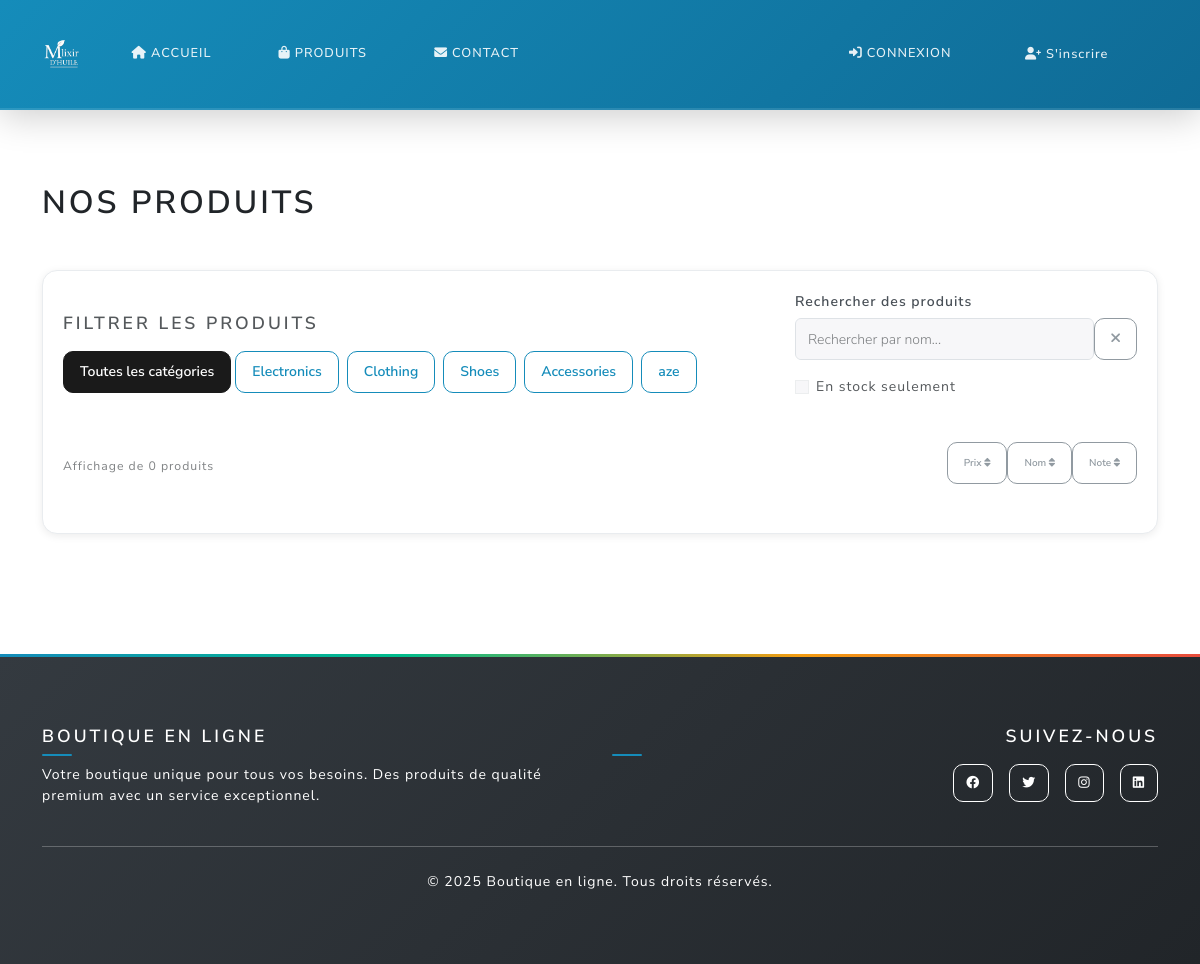
Before: /products?page=2 with the older database file.
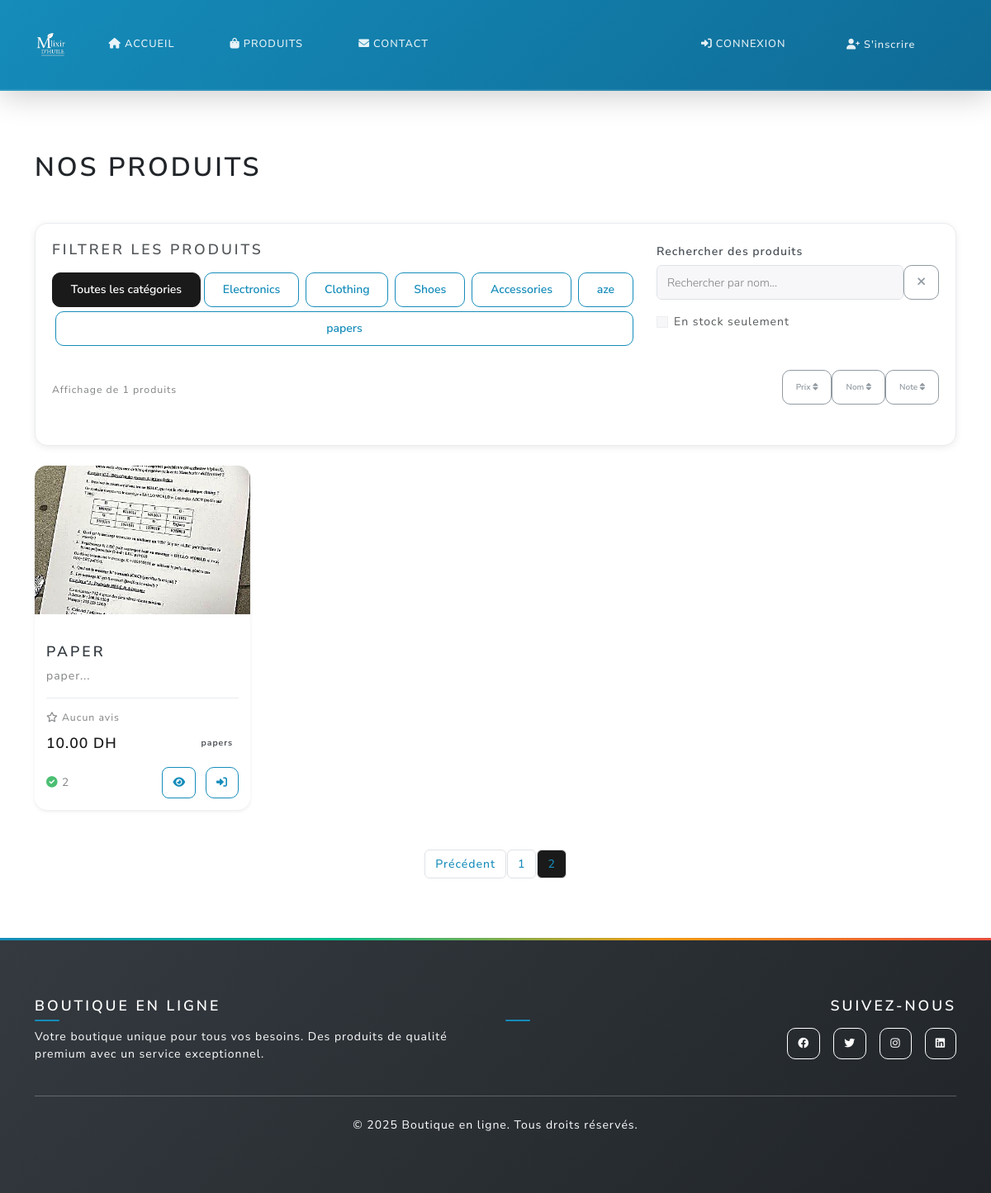
After: the same page with the newer database file.
### main.py (models this page shows)
class Product(db.Model):
    id = db.Column(db.Integer, primary_key=True)
    name = db.Column(db.String(100), nullable=False)
    description = db.Column(db.Text, nullable=False)
    price = db.Column(db.Float, nullable=False)
    image_url = db.Column(db.String(200), default='https://via.placeholder.com/300x200')
    stock = db.Column(db.Integer, default=0)
    category = db.Column(db.String(50), nullable=False)

### main.py (the view)
@app.route('/products')
def products():
    page = request.args.get('page', 1, type=int)
    category = request.args.get('category', '')
    query = Product.query
    if category:
        query = query.filter_by(category=category)
    products = query.paginate(page=page, per_page=12, error_out=False)
    categories = db.session.query(Product.category.distinct()).all()
    return render_template('products.html', products=products, categories=categories)

### templates/products.html (shortened to what this page needs)
{% extends "base.html" %}
{% block content %}
<div style="padding-top: 80px;"></div>
<div style="padding-top: 80px;"></div>
<div class="container py-4">
  <div class="row">
    <div class="col-12">
      <h1 class="mb-4">Nos produits</h1>
    </div>
  </div>
  <div class="row mb-4">
    <div class="col-12">
      <div class="card">
        <div class="card-body">
          <div class="row align-items-center">
            <div class="col-md-8">
              <h5 class="card-title mb-3">Filtrer les produits</h5>
              <div class="btn-group flex-wrap" role="group" id="categoryFilters">
                <button type="button" class="btn btn-outline-primary active" data-category="all">
                  Toutes les catégories
                </button>
                {% for category in categories %}
                <button type="button" class="btn btn-outline-primary mx-1" data-category="{{ category[0] }}">
                  {{ category[0] }}
                </button>
                {% endfor %}
              </div>
            </div>
            <div class="col-md-4">
              <div class="mb-3">
                <label for="searchInput" class="form-label">Rechercher des produits</label>
                <div class="input-group">
                  <input type="text" class="form-control" id="searchInput" placeholder="Rechercher par nom...">
                  <button class="btn btn-outline-secondary" type="button" onclick="clearSearch()">
                    <i class="fas fa-times"></i>
                  </button>
                </div>
              </div>
              <div class="form-check">
                <input class="form-check-input" type="checkbox" id="inStockOnly">
                <label class="form-check-label" for="inStockOnly">
                  En stock seulement
                </label>
              </div>
            </div>
          </div>
          <div class="row mt-3">
            <div class="col-12">
              <div class="d-flex justify-content-between align-items-center">
                <small class="text-muted" id="resultsCount">
                </small>
                <div class="btn-group btn-group-sm" role="group">
                  <button type="button" class="btn btn-outline-secondary" id="sortPrice" data-sort="price-asc">
                    Prix <i class="fas fa-sort"></i>
                  </button>
                  <button type="button" class="btn btn-outline-secondary" id="sortName" data-sort="name-asc">
                    Nom <i class="fas fa-sort"></i>
                  </button>
                  <button type="button" class="btn btn-outline-secondary" id="sortRating" data-sort="rating-desc">
                    Note <i class="fas fa-sort"></i>
                  </button>
                </div>
              </div>
            </div>
          </div>
        </div>
      </div>
    </div>
  </div>
  <div class="row" id="productsGrid">
    {% for product in products.items %}
    {% set review_stats = get_product_review_stats(product.id) %}
    <div class="col-lg-3 col-md-6 mb-4 product-item"
         data-category="{{ product.category }}"
         data-name="{{ product.name|lower }}"
         data-price="{{ product.price }}"
         data-stock="{{ product.stock }}"
         data-rating="{{ review_stats.avg_rating }}">
      <div class="card h-100 shadow-sm product-card"
           onclick="event.preventDefault(); event.stopPropagation(); navigateToProduct('{{ url_for('product_detail', product_id=product.id) }}')">
        <div class="card-img-container">
          <img src="{{ product.image_url }}"
               class="card-img-top"
               alt="{{ product.name }}"
               loading="lazy" />
        </div>
        <div class="card-body d-flex flex-column">
          <h6 class="card-title text-dark fw-bold mb-2">{{ product.name }}</h6>
          <p class="card-text text-muted small flex-grow-1 mb-3">{{ product.description[:80] }}...</p>
          {% if review_stats.count > 0 %}
          <div class="product-reviews mb-2">
            <div class="d-flex align-items-center gap-2">
              <div class="stars-small">
                {% for i in range(1, 6) %}
                  {% if i <= review_stats.avg_rating %}
                    <i class="fas fa-star text-warning"></i>
                  {% elif i - 0.5 <= review_stats.avg_rating %}
                    <i class="fas fa-star-half-alt text-warning"></i>
                  {% else %}
                    <i class="far fa-star text-muted"></i>
                  {% endif %}
                {% endfor %}
              </div>
              <small class="text-muted">
                <strong>{{ review_stats.avg_rating }}</strong>
                ({{ review_stats.count }} avis)
              </small>
            </div>
          </div>
          {% else %}
          <div class="product-reviews mb-2">
            <small class="text-muted">
              <i class="far fa-star text-muted"></i> Aucun avis
            </small>
          </div>
          {% endif %}
          <div class="mt-auto">
            <div class="d-flex justify-content-between align-items-center mb-3">
              <span class="fw-bold text-primary fs-5">{{ "%.2f"|format(product.price) }} DH</span>
              <span class="badge bg-secondary">{{ product.category }}</span>
            </div>
            <div class="d-flex justify-content-between align-items-center">
              <small class="text-muted stock-info">
                {% if product.stock > 0 %}
                  <i class="fas fa-check-circle text-success"></i> {{ product.stock }}
                {% else %}
                  <i class="fas fa-times-circle text-danger"></i> Rupture
                {% endif %}
              </small>
              <div class="action-buttons">
                <button class="btn btn-outline-primary btn-sm me-2 btn-details"
                        onclick="event.stopPropagation(); navigateToProduct('{{ url_for('product_detail', product_id=product.id) }}');">
                  <i class="fas fa-eye"></i>
                </button>
                {% if current_user.is_authenticated and product.stock > 0 %}
                <a href="{{ url_for('add_to_cart', product_id=product.id) }}"
                   class="btn btn-primary btn-sm btn-add-cart"
                   onclick="event.stopPropagation();">
                  <i class="fas fa-cart-plus"></i>
                </a>
                {% elif product.stock == 0 %}
                <button class="btn btn-secondary btn-sm" disabled onclick="event.stopPropagation();">
                  <i class="fas fa-times"></i>
                </button>
                {% else %}
                <a href="{{ url_for('login') }}" class="btn btn-outline-primary btn-sm"
                   onclick="event.stopPropagation();">
                  <i class="fas fa-sign-in-alt"></i>
                </a>
                {% endif %}
              </div>
            </div>
          </div>
        </div>
      </div>
    </div>
    {% endfor %}
  </div>
  {% if products.pages > 1 %}
  <nav aria-label="Pagination des produits">
    <ul class="pagination justify-content-center">
      {% if products.has_prev %}
      <li class="page-item">
        <a class="page-link" href="{{ url_for('products', page=products.prev_num, category=request.args.get('category')) }}">
          Précédent
        </a>
      </li>
      {% endif %}
      {% for page_num in products.iter_pages() %}
        {% if page_num %}
          {% if page_num != products.page %}
          <li class="page-item">
            <a class="page-link" href="{{ url_for('products', page=page_num, category=request.args.get('category')) }}">
              {{ page_num }}
            </a>
          </li>
          {% else %}
          <li class="page-item active">
            <span class="page-link">{{ page_num }}</span>
          </li>
          {% endif %}
        {% else %}
        <li class="page-item disabled">
          <span class="page-link">...</span>
        </li>
        {% endif %}
      {% endfor %}
    </ul>
  </nav>
  {% endif %}
</div>
{% endblock %}

### templates/base.html (shortened to what this page needs)
<!DOCTYPE html>
<html lang="fr">
  <head>
    <link
      href="https://cdn.jsdelivr.net/npm/bootswatch@5.3.2/dist/lux/bootstrap.min.css"
      rel="stylesheet"
    />
    <link
      href="https://cdnjs.cloudflare.com/ajax/libs/font-awesome/6.0.0/css/all.min.css"
      rel="stylesheet"
    />
    <link
      href="{{ url_for('static', filename='css/style.css') }}"
      rel="stylesheet"
    />
  </head>
  <body>
    <nav class="navbar navbar-expand-lg navbar-dark {% if request.endpoint in ['home', 'contact'] %}navbar-transparent{% else %}navbar-solid{% endif %}" id="mainNavbar">
      <div class="container">
        <a class="navbar-brand d-flex align-items-center fw-bold" href="{{ url_for('home') }}">
          <img src="{{ url_for('static', filename='img/image1.png') }}"
               alt="E-SHOP Logo"
               style="height:40px; width:auto; border-radius:8px;">
        </a>
        <div class="collapse navbar-collapse" id="navbarNav">
          <ul class="navbar-nav me-auto">
            <li class="nav-item">
              <a class="nav-link" href="{{ url_for('home') }}">
                <i class="fas fa-home me-1"></i>Accueil
              </a>
            </li>
            <li class="nav-item">
              <a class="nav-link" href="{{ url_for('products') }}">
                <i class="fas fa-shopping-bag me-1"></i>Produits
              </a>
            </li>
            <li class="nav-item">
              <a class="nav-link" href="{{ url_for('contact') }}">
                <i class="fas fa-envelope me-1"></i>Contact
              </a>
            </li>
          </ul>
          <ul class="navbar-nav">
            {% if current_user.is_authenticated %}
              <li class="nav-item">
                <a class="nav-link position-relative" href="{{ url_for('cart') }}">
                  <i class="fas fa-shopping-cart me-1"></i>Panier
                  {% if cart_total_quantity is defined and cart_total_quantity > 0 %}
                    <span class="position-absolute top-1 translate-middle badge rounded-pill bg-danger">
                      {{ cart_total_quantity }}
                      <span class="visually-hidden">articles dans le panier</span>
                    </span>
                  {% elif session.cart and session.cart|length > 0 %}
                    <span class="position-absolute top-0 start-100 translate-middle badge rounded-pill bg-danger">
                      {{ session.cart|length }}
                      <span class="visually-hidden">articles dans le panier</span>
                    </span>
                  {% endif %}
                </a>
              </li>
              <li class="nav-item">
                <a class="nav-link" href="{{ url_for('dashboard') }}">
                  <i class="fas fa-user me-1"></i>Mes commandes
                </a>
              </li>
              {% if current_user.is_admin %}
              <li class="nav-item dropdown">
                <a class="nav-link dropdown-toggle" href="#" role="button" data-bs-toggle="dropdown">
                  <i class="fas fa-crown me-1 text-warning"></i>Admin
                </a>
                <ul class="dropdown-menu">
                  <li>
                    <a class="dropdown-item" href="{{ url_for('admin_products') }}">
                      <i class="fas fa-boxes me-2"></i>Gérer les produits
                    </a>
                  </li>
                  <li>
                    <a class="dropdown-item" href="{{ url_for('admin_orders') }}">
                      <i class="fas fa-clipboard-list me-2"></i>Toutes les commandes
                    </a>
                  </li>
                  <li>
                    <a class="dropdown-item" href="{{ url_for('admin_contacts') }}">
                      <i class="fas fa-envelope me-1"></i>Tous les contacts
                    </a>
                  </li>
                  <li><hr class="dropdown-divider"></li>
                  <li>
                    <a class="dropdown-item" href="{{ url_for('admin_shipping_settings') }}">
                      <i class="fas fa-shipping-fast me-2"></i>Paramètres livraison
                    </a>
                  </li>
                  <li>
                    <a class="dropdown-item" href="{{ url_for('create_test_order') }}">
                      <i class="fas fa-plus me-2"></i>Créer commande test
                    </a>
                  </li>
                </ul>
              </li>
              {% endif %}
              <li class="nav-item dropdown">
                <a class="nav-link dropdown-toggle" href="#" role="button" data-bs-toggle="dropdown">
                  <i class="fas fa-user-circle me-1"></i>{{ current_user.username }}
                </a>
                <ul class="dropdown-menu">
                  <li>
                    <a class="dropdown-item" href="{{ url_for('profile') }}">
                      <i class="fas fa-user me-2"></i>Profil
                    </a>
                  </li>
                  <li>
                    <a class="dropdown-item" href="{{ url_for('edit_profile') }}">
                      <i class="fas fa-edit me-2"></i>Modifier le profil
                    </a>
                  </li>
                  <li><hr class="dropdown-divider"></li>
                  <li>
                    <a class="dropdown-item text-danger" href="{{ url_for('logout') }}">
                      <i class="fas fa-sign-out-alt me-2"></i>Déconnexion
                    </a>
                  </li>
                </ul>
              </li>
            {% else %}
              <li class="nav-item">
                <a class="nav-link" style="margin-top: 2.59px;" href="{{ url_for('login') }}">
                  <i class="fas fa-sign-in-alt me-1"></i>Connexion
                </a>
              </li>
              <li class="nav-item">
                <a class="nav-link btn btn-outline-primary ms-2" href="{{ url_for('register') }}">
                  <i class="fas fa-user-plus me-1"></i>S'inscrire
                </a>
              </li>
            {% endif %}
          </ul>
        </div>
      </div>
    </nav>
    <main>{% block content %}{% endblock %}</main>
    <footer class="bg-dark text-white py-5 mt-5">
      <div class="container">
        <div class="row">
          <div class="col-md-6">
            <h5 class="fw-bold mb-3">Boutique en ligne</h5>
            <p class="text-white">
              Votre boutique unique pour tous vos besoins. Des produits de qualité
              premium avec un service exceptionnel.
            </p>
          </div>
          <div class="col-md-6 text-md-end">
            <h5 class="fw-bold mb-3">Suivez-nous</h5>
            <div class="d-flex justify-content-md-end gap-3">
              <a href="#" class="btn btn-outline-light btn-sm">
                <i class="fab fa-facebook"></i>
              </a>
              <a href="#" class="btn btn-outline-light btn-sm">
                <i class="fab fa-twitter"></i>
              </a>
              <a href="#" class="btn btn-outline-light btn-sm">
                <i class="fab fa-instagram"></i>
              </a>
              <a href="#" class="btn btn-outline-light btn-sm">
                <i class="fab fa-linkedin"></i>
              </a>
            </div>
          </div>
        </div>
        <hr class="my-4" />
        <div class="text-center">
          <p class="text-white mb-0">
            &copy; <span id="year"></span> Boutique en ligne. Tous droits réservés.
          </p>
        </div>
      </div>
    </footer>
    <div class="toast-container position-fixed end-0 p-3" style="z-index: 1045; top: 80px;" id="toastContainer">
    </div>
  </body>
</html>

Changed rows visible on the page:
added Product: image_url (picture), name "PAPER", description "paper", price "10.00", category "papers", stock "2"
Other visible differences:
text written by a page script: "Affichage de 0 produits" → "Affichage de 1 produits"
new list line: "papers"
text now shown: "Précédent"
new list line: "1"
new list line: "2"
